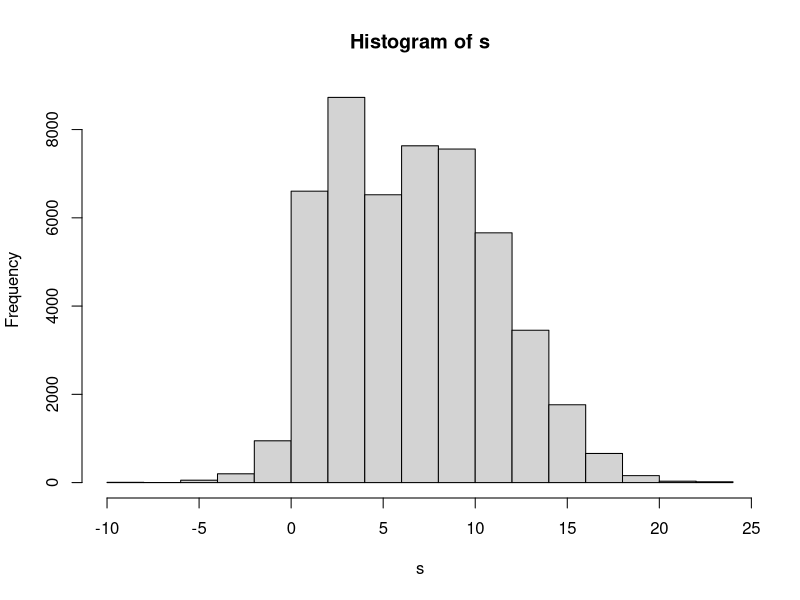

R code for this plot:
## ---- chunk 1
n <- 50000
s <- c(5,numeric(n))

u1 <- 2; u2 <- 8; sd1 <- 1; sd2 <- 4; p <-0.2

sdq <- 2.4

d_obj <- function(x){p*dnorm(x,u1,sd1)+(1-p)*dnorm(x,u2,sd2)}
d_can <- function(x,u){dnorm(x,u,sdq)}

alpha <- function(x,y,f,q){
  min(1,f(y)*q(x,y)/(f(x)*q(y,x)))
}

for(i in 1:(length(s)-1)){
  candidato <- rnorm(1,s[i],sdq)
  if(runif(1)<=alpha(s[i],candidato,d_obj,d_can)){
    s[i+1] <- candidato
  } else {
    s[i+1] <- s[i]
  }
  
}

s[(length(s)-9999):length(s)]

hist(s)
